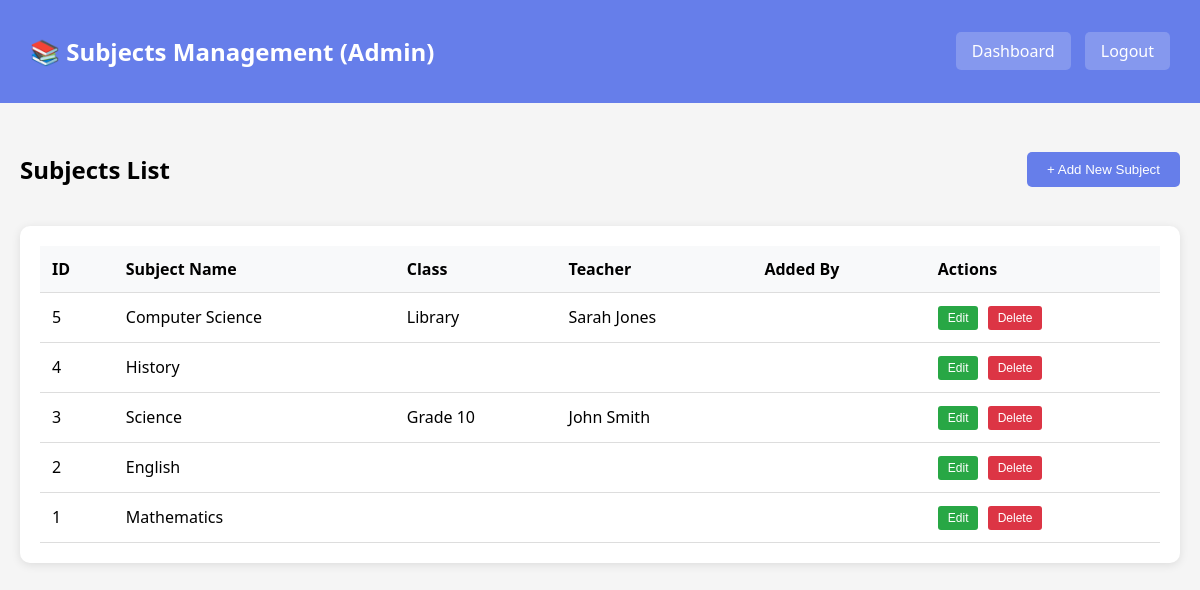
The app's page /admin/subjects.php (signed in) with its own data.
### tables this page shows
CREATE TABLE `subjects` (
  `id` int(11) NOT NULL,
  `added_by` int(11) NOT NULL,
  `subject_name` varchar(100) NOT NULL,
  `teacher_id` int(11) DEFAULT NULL,
  `class_id` int(11) NOT NULL,
  `subject_code` varchar(20) NOT NULL,
  `description` text DEFAULT NULL,
  `created_at` timestamp NOT NULL DEFAULT current_timestamp()
);

CREATE TABLE `classes` (
  `id` int(11) NOT NULL,
  `class_name` varchar(50) NOT NULL,
  `section` varchar(10) DEFAULT NULL,
  `teacher_id` int(11) DEFAULT NULL,
  `academic_year` varchar(20) DEFAULT NULL,
  `created_at` timestamp NOT NULL DEFAULT current_timestamp(),
  `department_id` int(11) DEFAULT NULL
);

CREATE TABLE `teachers` (
  `id` int(11) NOT NULL,
  `user_id` int(11) DEFAULT NULL,
  `employee_id` varchar(20) NOT NULL,
  `first_name` varchar(50) NOT NULL,
  `last_name` varchar(50) NOT NULL,
  `email` varchar(100) DEFAULT NULL,
  `phone` varchar(15) DEFAULT NULL,
  `subject` varchar(100) DEFAULT NULL,
  `qualification` varchar(100) DEFAULT NULL,
  `hire_date` date DEFAULT NULL,
  `created_at` timestamp NOT NULL DEFAULT current_timestamp(),
  `role` enum('teacher','head_of_department','admin') DEFAULT 'teacher'
);

### admin/subjects.php (the view, shortened to what this page needs)
<?php
$conn = getDBConnection();
$subjects = $conn->query("
    SELECT s.*, c.class_name, t.first_name AS teacher_first, t.last_name AS teacher_last, u.username AS added_by
    FROM subjects s
    LEFT JOIN classes c ON s.class_id = c.id
    LEFT JOIN teachers t ON s.teacher_id = t.id
    LEFT JOIN users u ON s.added_by = u.id
    ORDER BY s.id DESC
");
?>
<!DOCTYPE html>
<html lang="en">
<head>
</head>
<body>
<nav class="navbar">
    <h1>📚 Subjects Management (Admin)</h1>
    <div>
        <a href="dashboard.php">Dashboard</a>
        <a href="../logout.php">Logout</a>
    </div>
</nav>
<div class="container">
<div class="header">
    <h2>Subjects List</h2>
    <button class="btn-add" onclick="openAddModal()">+ Add New Subject</button>
</div>
<div class="table-container">
<table>
<thead>
<tr>
<th>ID</th>
<th>Subject Name</th>
<th>Class</th>
<th>Teacher</th>
<th>Added By</th>
<th>Actions</th>
</tr>
</thead>
<tbody>
<?php while($sub=$subjects->fetch_assoc()): ?>
<tr>
<td><?php echo $sub['id']; ?></td>
<td><?php echo $sub['subject_name']; ?></td>
<td><?php echo $sub['class_name']; ?></td>
<td><?php echo $sub['teacher_first'].' '.$sub['teacher_last']; ?></td>
<td><?php echo $sub['added_by']; ?></td>
<td>
<button class="btn-action" onclick="openEditModal(<?php echo $sub['id']; ?>)">Edit</button>
<form method="POST" style="display:inline;">
<button type="submit" class="btn-action" style="background:#dc3545;">Delete</button>
</form>
</td>
</tr>
<?php endwhile; ?>
</tbody>
</table>
</div>
</div>
</body>
</html>

### admin/subjects.php (style rules this page uses)
body { font-family: 'Segoe UI', Tahoma, Geneva, Verdana, sans-serif; background:#f5f5f5; margin:0; padding:0; }
.navbar { background:#667eea; color:white; padding:15px 30px; display:flex; justify-content:space-between; align-items:center; }
.navbar a { color:white; text-decoration:none; margin-left:10px; background:rgba(255,255,255,0.2); padding:8px 16px; border-radius:5px; }
.container { max-width:1400px; margin:30px auto; padding:0 20px; }
.header { display:flex; justify-content:space-between; align-items:center; margin-bottom:20px; }
.btn-add { background:#667eea; color:white; padding:10px 20px; border:none; border-radius:5px; cursor:pointer; }
.table-container { background:white; border-radius:10px; padding:20px; box-shadow:0 2px 10px rgba(0,0,0,0.1); overflow-x:auto; }
table { width:100%; border-collapse:collapse; }
th, td { padding:12px; text-align:left; border-bottom:1px solid #ddd; }
th { background:#f8f9fa; font-weight:600; }
.btn-action { padding:5px 10px; border:none; border-radius:3px; cursor:pointer; font-size:12px; color:white; background:#28a745; margin-right:5px; }

### records on screen
subjects: id "5", subject_name "Computer Science", class.class_name "Library", teacher.first_name "Sarah", teacher.last_name "Jones"
subjects: id "4", subject_name "History"
subjects: id "3", subject_name "Science", class.class_name "Grade 10", teacher.first_name "John", teacher.last_name "Smith"
subjects: id "2", subject_name "English"
subjects: id "1", subject_name "Mathematics"
